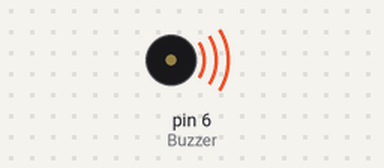
Recording of a sketch running on a simulated Arduino Uno, built with avr-gcc and run on an emulated ATmega328P. On the bench: buzzer (waves = sounding).

Above: at 0.05 s.
At 2.75 s:
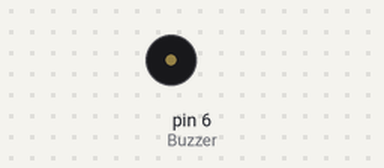
Timing chart, 0 to 3.0 s (numbered marks = the images above):
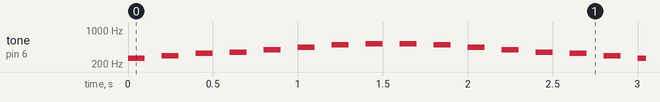

Measured:
- by itself, tone on pin 6 (Buzzer): plays 262 Hz for 0.10 s, 294 Hz for 0.10 s, 330 Hz for 0.10 s, 349 Hz for 0.10 s, 392 Hz for 0.10 s, 440 Hz for 0.10 s … (650 notes in this stretch)

The sketch:

beep_sound_descending.ino
```cpp
const int Buzzer = 6;

int melody[] = {262, 294, 330, 349, 392, 440, 494, 523};

void setup() {
  // put your setup code here, to run once:
  pinMode(Buzzer, OUTPUT);
}

void loop() {
  // put your main code here, to run repeatedly:
  int i = 0;

  for(i = 0; i < 8; i++)
  {
    tone(Buzzer, melody[i]);
    delay(100);
    noTone(Buzzer);
    delay(100);
  }

  for(i = 7; i >= 0; i--)
  {
    tone(Buzzer, melody[i]);
    delay(100);
    noTone(Buzzer);
    delay(100);
  }
}
```
